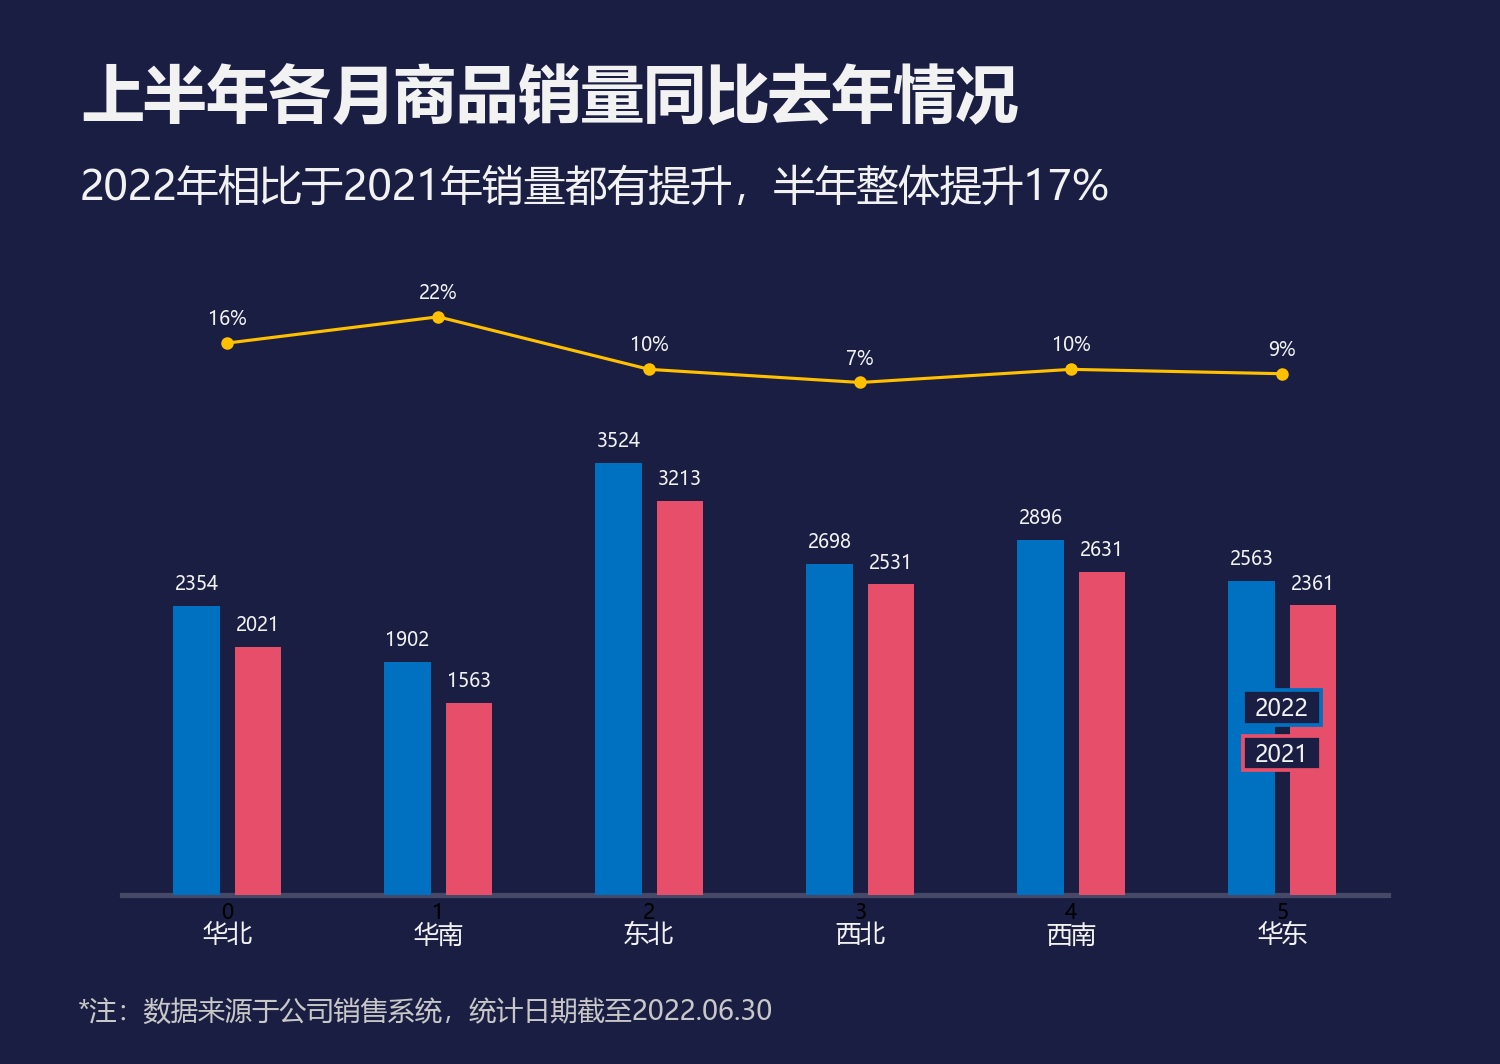

Python code for this plot:
# -*- coding: utf-8 -*-
"""27 簇状柱形折线图 (依据 chart14.xml 复刻主图 Chart4)

barChart 簇状柱2系列(2022销量蓝0070C0 + 2021销量红E74E69 并排, 主轴0-5000, 柱顶白数值)
+ lineChart 同比去年(黄FFC000, circle marker, 次轴 min-1.1, 折线白%标签)
X轴灰蓝横线#454866(基线), 横轴6区域, 左上标题/副标题, 左下注释, 背景#1A1E43, 无图例
几何来自 _chart27_obj1.png(2.08x, Chart 438.9x311.4) 实测
"""
import matplotlib
matplotlib.use('Agg')
import matplotlib.pyplot as plt
import numpy as np
from matplotlib.patches import Rectangle

plt.rcParams['font.sans-serif'] = ['Microsoft YaHei', 'SimHei', 'Arial Unicode MS']
plt.rcParams['axes.unicode_minus'] = False

BG = '#1A1E43'; BLUE = '#0070C0'; RED = '#E74E69'; YEL = '#FFC000'; TXT = '#F2F2F2'
W, H = 438.9, 311.4
x = np.arange(6)
s2022 = [2354, 1902, 3524, 2698, 2896, 2563]
s2021 = [2021, 1563, 3213, 2531, 2631, 2361]
yoy = [0.16, 0.22, 0.10, 0.07, 0.10, 0.09]
regions = ['华北', '华南', '东北', '西北', '西南', '华东']

fig = plt.figure(figsize=(10, 10 * H / W), facecolor=BG)
ax = fig.add_axes([0.0811, 0.159, 0.844, 0.576], facecolor='none')
ax2 = ax.twinx()

# 簇状柱: 蓝2022(左) 红2021(右)
ax.bar(x - 0.145, s2022, width=0.22, color=BLUE, zorder=2)
ax.bar(x + 0.145, s2021, width=0.22, color=RED, zorder=2)
# 同比黄折线(次轴)
ax2.plot(x, yoy, color=YEL, lw=1.5, marker='o', markersize=5,
         markerfacecolor=YEL, markeredgecolor=YEL, zorder=4)

ax.set_xlim(-0.5, 5.5); ax.set_ylim(0, 5000)
ax2.set_ylim(-1.1, 0.30)
ax.set_yticks([]); ax2.set_yticks([])
for s in ax.spines.values(): s.set_visible(False)
for s in ax2.spines.values(): s.set_visible(False)
ax.tick_params(axis='x', length=0)
# X轴灰蓝横线(基线)
ax.axhline(0, color='#454866', lw=2.5, zorder=1, clip_on=False)

# 柱顶白数值(2022蓝柱左/2021红柱右)
for i in range(6):
    ax.text(i - 0.145, s2022[i] + 90, str(s2022[i]), ha='center', va='bottom', color=TXT, fontsize=9, zorder=5)
    ax.text(i + 0.145, s2021[i] + 90, str(s2021[i]), ha='center', va='bottom', color=TXT, fontsize=9, zorder=5)
# 折线白%标签(黄点上方)
for i in range(6):
    ax2.text(i, yoy[i] + 0.03, f'{yoy[i]*100:.0f}%', ha='center', va='bottom', color=TXT, fontsize=9, zorder=6)

# 横轴区域名
for i, cat in enumerate(regions):
    cx = 0.0811 + (i+0.5)/6*0.844
    fig.text(cx, 0.121, cat, ha='center', va='center', color=TXT, fontsize=12)

# 标题/副标题(左上)
fig.text(0.054, 0.937, '上半年各月商品销量同比去年情况', ha='left', va='top', color=TXT, fontsize=30, fontweight='bold')
fig.text(0.053, 0.844, '2022年相比于2021年销量都有提升，半年整体提升17%', ha='left', va='top', color=TXT, fontsize=20)
# 注释(左下)
fig.text(0.052, 0.049, '*注：数据来源于公司销售系统，统计日期截至2022.06.30', ha='left', va='center', color='#C8C8C8', fontsize=13)

# 华东组红蓝柱正中间: 2022/2021 垂直叠放(2022上蓝框/2021下红框, 深蓝底, 白字居中)
cx = 0.8545; bw, bh, gap = 0.052, 0.032, 0.011
for name, cy, ec in [('2022', 0.335, BLUE), ('2021', 0.335 - bh - gap, RED)]:
    fig.add_artist(Rectangle((cx - bw/2, cy - bh/2), bw, bh, transform=fig.transFigure,
                             facecolor=BG, edgecolor=ec, lw=1.8, zorder=8))
    fig.text(cx, cy - 0.002, name, ha='center', va='center', color=TXT, fontsize=11, zorder=9)

plt.savefig('27 簇状柱形折线图.png', dpi=150, facecolor=BG)
print('已生成 27 簇状柱形折线图.png')
